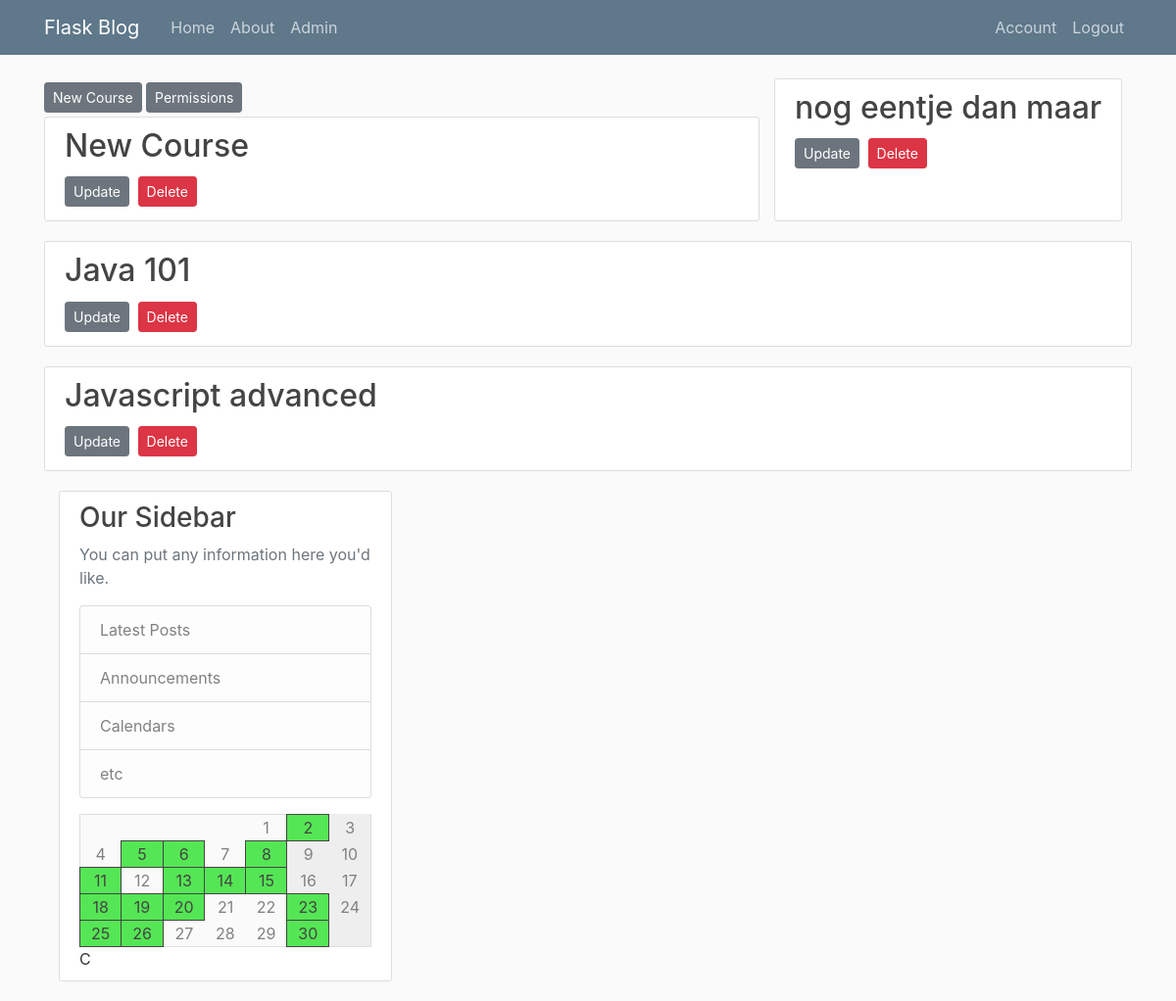
The page /admin (signed in) on the database its author committed.
### pgmles/models.py (models this page shows, shortened)
class Course(db.Model):
    id = db.Column(db.Integer, primary_key=True)
    name = db.Column(db.String(100), nullable=False)
    description = db.Column(db.Text, nullable=False)
    teacher_id = db.Column(db.Integer, db.ForeignKey('user.id'), nullable=False)
    weekday = db.Column(db.Integer, nullable=False)
    start = db.Column(db.String(10), nullable=False, default=datetime.utcnow)
    end = db.Column(db.String(10), nullable=False, default=datetime.utcnow)
    location = db.Column(db.String(120), nullable=False)

### pgmles/routes.py (the view)
@app.route("/admin")
@login_required
def admin():
    if current_user.type != "admin":
        abort(403)
    courses = Course.query.all()
    return render_template('admin.html', calendar=calendar, courses=courses)

### pgmles/models.py (called while the page is built)
@login_manager.user_loader
def load_user(user_id):
    return User.query.get(int(user_id))

### pgmles/templates/admin.html (shortened to what this page needs)
{% extends "layout.html" %}
{% block content %}
<a class="btn btn-secondary btn-sm mt-1 mb-1" href="{{ url_for('new_course') }}">New Course</a>
<a class="btn btn-secondary btn-sm mt-1 mb-1" href="{{ url_for('permissions') }}">Permissions</a>
{% for course in courses %}
        <article class="media content-section">
          <div class="media-body">
            <h2><a class="article-title" href="{{url_for('course', course_id=course.id)}}">{{course.name}}</a></h2>
            <div>
                <a class="btn btn-secondary btn-sm mt-1 mb-1" href="{{ url_for('update_course', course_id = course.id) }}">Update</a>
                <button type="button" class="btn btn-danger btn-sm m-1" data-toggle="modal" data-target="#deleteModal">Delete</button>
            </div>
          </div>
        </div>
      </article>
  {% endfor %}
{% endblock content %}

### pgmles/static/main.css (style rules this page uses)
body { background: #fafafa; color: #333333; margin-top: 5rem; }
h1, h2, h3, h4, h5, h6 { color: #444444; }
.content-section { background: #ffffff; padding: 10px 20px; border: 1px solid #dddddd; border-radius: 3px; margin-bottom: 20px; }
.article-title { color: #444444; }

### rows shown on the page
Course: name "New Course"
Course: name "nog eentje dan maar"
Course: name "Java 101"
Course: name "Javascript advanced"

### other values the page prints
{{ day if day }} "1" "2" "3" "4" "5" "6" "7" "8" "9" "10" "11" "12" "13" "14" "15" "16" "17" "18" "19" "20" "21" "22" "23" "24" "25" "26" "27" "28" "29" "30"
{{ calendar.nextlesson }} "C"
